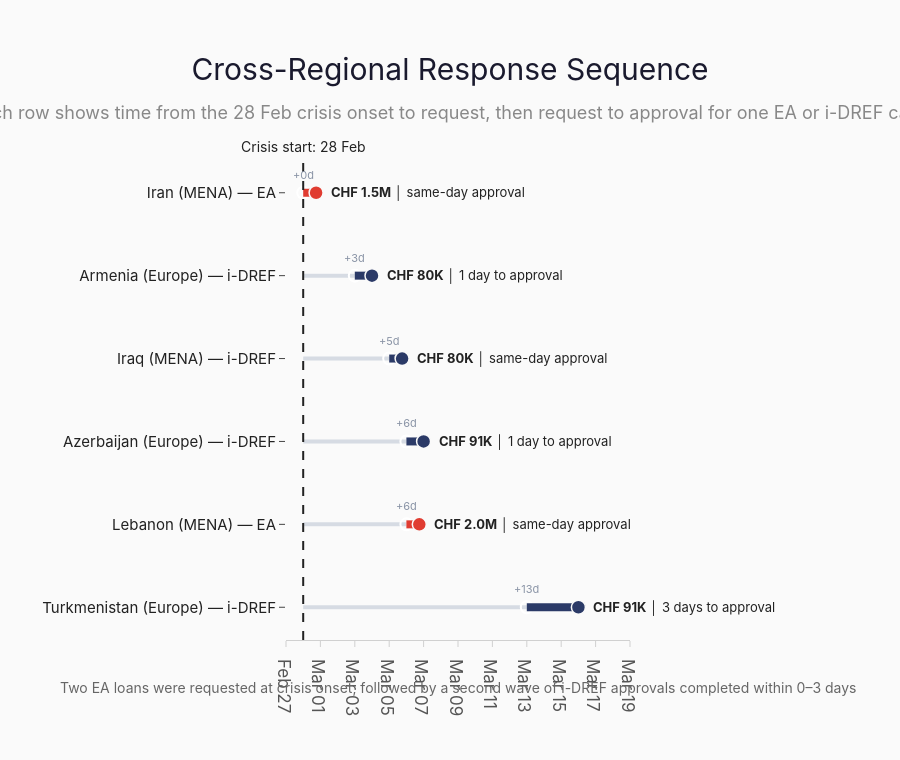

The code cell stored with this chart in its notebook:
### Markdown cell above
## Slide 10

This slide intentionally mixes `EA` and `i-DREF` because the narrative is about a cross-instrument emergency response sequence. The figure is exported as a timeline that can be paired with narrative bullets in PowerPoint.

### Code cell
# Slide 10: Cross-Regional Response Sequence
crisis_start = pd.Timestamp('2026-02-28')
countries = ['Iran', 'Lebanon', 'Armenia', 'Iraq', 'Azerbaijan', 'Turkmenistan']
slide10 = all_data[
    all_data['country'].isin(countries)
    & all_data['approval_year'].eq(2026)
    & all_data['appeal_type'].isin(['EA', 'i-DREF'])
].copy()
slide10 = slide10[[
    'country', 'region', 'appeal_type', 'allocation_type', 'disaster_definition',
    'total_approved_chf', 'date_of_appeal_request_from_ns', 'approval_date'
]].dropna(subset=['date_of_appeal_request_from_ns', 'approval_date'])
slide10['duration_days'] = (slide10['approval_date'] - slide10['date_of_appeal_request_from_ns']).dt.days
slide10['approval_display'] = slide10.apply(
    lambda row: row['approval_date'] + pd.Timedelta(hours=18) if row['duration_days'] == 0 else row['approval_date'],
    axis=1,
)
slide10['request_lag_days'] = (slide10['date_of_appeal_request_from_ns'] - crisis_start).dt.days
slide10['row_label'] = slide10['country'] + ' (' + slide10['region'] + ') — ' + slide10['appeal_type']
slide10 = slide10.sort_values(['date_of_appeal_request_from_ns', 'country']).reset_index(drop=True)
row_order = slide10['row_label'].tolist()


def duration_label(days: int) -> str:
    if days <= 0:
        return 'same-day approval'
    if days == 1:
        return '1 day to approval'
    return f'{days} days to approval'


pre_request_x, pre_request_y = [], []
for row in slide10.itertuples(index=False):
    pre_request_x.extend([crisis_start, row.date_of_appeal_request_from_ns, None])
    pre_request_y.extend([row.row_label, row.row_label, None])

fig = go.Figure()
fig.add_trace(
    go.Scatter(
        x=pre_request_x,
        y=pre_request_y,
        mode='lines',
        line={'color': '#D6DBE3', 'width': 4},
        hoverinfo='skip',
        showlegend=False,
    )
)
fig.add_trace(
    go.Scatter(
        x=slide10['date_of_appeal_request_from_ns'],
        y=slide10['row_label'],
        mode='markers',
        marker={
            'symbol': 'circle-open',
            'size': 12,
            'line': {'color': '#8A94A6', 'width': 2},
            'color': 'white',
        },
        hovertemplate='Request sent<br>%{y}<br>%{x|%d %b %Y}<extra></extra>',
        showlegend=False,
    )
)

for appeal_type, color in [('EA', IFRC_RED), ('i-DREF', NAVY)]:
    subset = slide10[slide10['appeal_type'] == appeal_type]
    if subset.empty:
        continue

    line_x, line_y = [], []
    for row in subset.itertuples(index=False):
        line_x.extend([row.date_of_appeal_request_from_ns, row.approval_display, None])
        line_y.extend([row.row_label, row.row_label, None])

    fig.add_trace(
        go.Scatter(
            x=line_x,
            y=line_y,
            mode='lines',
            line={'color': color, 'width': 8},
            hoverinfo='skip',
            showlegend=False,
        )
    )
    fig.add_trace(
        go.Scatter(
            x=subset['approval_display'],
            y=subset['row_label'],
            mode='markers',
            marker={
                'symbol': 'circle',
                'size': 14,
                'color': color,
                'line': {'color': FLR_PAPER, 'width': 1.5},
            },
            hovertemplate=f'{appeal_type} approved<br>%{{y}}<br>%{{x|%d %b %Y}}<extra></extra>',
            showlegend=False,
        )
    )

for row in slide10.itertuples(index=False):
    fig.add_annotation(
        x=row.date_of_appeal_request_from_ns,
        y=row.row_label,
        text=f'+{row.request_lag_days}d',
        showarrow=False,
        yshift=18,
        font={'size': 11, 'color': '#8A94A6', 'family': FLR_FONT},
    )
    fig.add_annotation(
        x=row.approval_display + pd.Timedelta(hours=18),
        y=row.row_label,
        text=f'<b>{human_chf(row.total_approved_chf)}</b> │ {duration_label(row.duration_days)}',
        showarrow=False,
        xanchor='left',
        font={'size': 13, 'color': INK, 'family': FLR_FONT},
    )

fig.add_vline(x=crisis_start, line_width=2, line_dash='dash', line_color=INK)
fig.add_annotation(
    x=crisis_start,
    y=1.05,
    xref='x',
    yref='paper',
    text='Crisis start: 28 Feb',
    showarrow=False,
    font={'size': 14, 'color': INK, 'family': FLR_FONT},
)
fig.add_annotation(
    x=0.5,
    y=-0.12,
    xref='paper',
    yref='paper',
    text='Two EA loans were requested at crisis onset, followed by a second wave of i-DREF approvals completed within 0–3 days',
    showarrow=False,
    font={'size': 14, 'color': '#666666', 'family': FLR_FONT},
)

fig.update_layout(
    **flr_layout(
        'Cross-Regional Response Sequence',
        subtitle='Each row shows time from the 28 Feb crisis onset to request, then request to approval for one EA or i-DREF case',
        height=760,
        margin_l=250,
        margin_r=270,
        margin_t=160,
        margin_b=120,
    ),
    xaxis={
        **flr_xaxis('', type='date', dtick=2 * 24 * 60 * 60 * 1000, tickformat='%b %d'),
        'range': [crisis_start - pd.Timedelta(days=1), slide10['approval_display'].max() + pd.Timedelta(days=3)],
    },
    yaxis={
        **flr_yaxis('', showgrid=False, categoryorder='array', categoryarray=row_order[::-1], tickfont={'size': 15, 'color': INK, 'family': FLR_FONT}),
    },
)

save_figure(fig, 'slide_10_response_timeline', width=1500, height=760)
fig

### Figure 1 — Plotly figure (JSON) as saved in the notebook; plotly's stock layout.template omitted (floating-point values rounded to 4 significant figures)
{"data": [{"hoverinfo": "skip", "line": {"color": "#D6DBE3", "width": 4}, "mode": "lines", "showlegend": false, "type": "scatter", "x": ["2026-02-28T00:00:00", "2026-02-28T00:00:00", null, "2026-02-28T00:00:00", "2026-03-03T00:00:00", null, "2026-02-28T00:00:00", "2026-03-05T00:00:00", null, "2026-02-28T00:00:00", "2026-03-06T00:00:00", null, "2026-02-28T00:00:00", "2026-03-06T00:00:00", null, "2026-02-28T00:00:00", "2026-03-13T00:00:00", null], "y": ["Iran (MENA) — EA", "Iran (MENA) — EA", null, "Armenia (Europe) — i-DREF", "Armenia (Europe) — i-DREF", null, "Iraq (MENA) — i-DREF", "Iraq (MENA) — i-DREF", null, "Azerbaijan (Europe) — i-DREF", "Azerbaijan (Europe) — i-DREF", null, "Lebanon (MENA) — EA", "Lebanon (MENA) — EA", null, "Turkmenistan (Europe) — i-DREF", "Turkmenistan (Europe) — i-DREF", null]}, {"hovertemplate": "Request sent<br>%{y}<br>%{x|%d %b %Y}<extra></extra>", "marker": {"color": "white", "line": {"color": "#8A94A6", "width": 2}, "size": 12, "symbol": "circle-open"}, "mode": "markers", "showlegend": false, "type": "scatter", "x": ["2026-02-28T00:00:00.000000", "2026-03-03T00:00:00.000000", "2026-03-05T00:00:00.000000", "2026-03-06T00:00:00.000000", "2026-03-06T00:00:00.000000", "2026-03-13T00:00:00.000000"], "y": ["Iran (MENA) — EA", "Armenia (Europe) — i-DREF", "Iraq (MENA) — i-DREF", "Azerbaijan (Europe) — i-DREF", "Lebanon (MENA) — EA", "Turkmenistan (Europe) — i-DREF"]}, {"hoverinfo": "skip", "line": {"color": "#E03C31", "width": 8}, "mode": "lines", "showlegend": false, "type": "scatter", "x": ["2026-02-28T00:00:00", "2026-02-28T18:00:00", null, "2026-03-06T00:00:00", "2026-03-06T18:00:00", null], "y": ["Iran (MENA) — EA", "Iran (MENA) — EA", null, "Lebanon (MENA) — EA", "Lebanon (MENA) — EA", null]}, {"hovertemplate": "EA approved<br>%{y}<br>%{x|%d %b %Y}<extra></extra>", "marker": {"color": "#E03C31", "line": {"color": "#fafafa", "width": 1.5}, "size": 14, "symbol": "circle"}, "mode": "markers", "showlegend": false, "type": "scatter", "x": ["2026-02-28T18:00:00.000000", "2026-03-06T18:00:00.000000"], "y": ["Iran (MENA) — EA", "Lebanon (MENA) — EA"]}, {"hoverinfo": "skip", "line": {"color": "#2B3A67", "width": 8}, "mode": "lines", "showlegend": false, "type": "scatter", "x": ["2026-03-03T00:00:00", "2026-03-04T00:00:00", null, "2026-03-05T00:00:00", "2026-03-05T18:00:00", null, "2026-03-06T00:00:00", "2026-03-07T00:00:00", null, "2026-03-13T00:00:00", "2026-03-16T00:00:00", null], "y": ["Armenia (Europe) — i-DREF", "Armenia (Europe) — i-DREF", null, "Iraq (MENA) — i-DREF", "Iraq (MENA) — i-DREF", null, "Azerbaijan (Europe) — i-DREF", "Azerbaijan (Europe) — i-DREF", null, "Turkmenistan (Europe) — i-DREF", "Turkmenistan (Europe) — i-DREF", null]}, {"hovertemplate": "i-DREF approved<br>%{y}<br>%{x|%d %b %Y}<extra></extra>", "marker": {"color": "#2B3A67", "line": {"color": "#fafafa", "width": 1.5}, "size": 14, "symbol": "circle"}, "mode": "markers", "showlegend": false, "type": "scatter", "x": ["2026-03-04T00:00:00.000000", "2026-03-05T18:00:00.000000", "2026-03-07T00:00:00.000000", "2026-03-16T00:00:00.000000"], "y": ["Armenia (Europe) — i-DREF", "Iraq (MENA) — i-DREF", "Azerbaijan (Europe) — i-DREF", "Turkmenistan (Europe) — i-DREF"]}], "layout": {"annotations": [{"font": {"color": "#8A94A6", "family": "Inter, Segoe UI, Helvetica Neue, Arial, sans-serif", "size": 11}, "showarrow": false, "text": "+0d", "x": "2026-02-28T00:00:00", "y": "Iran (MENA) — EA", "yshift": 18}, {"font": {"color": "#222222", "family": "Inter, Segoe UI, Helvetica Neue, Arial, sans-serif", "size": 13}, "showarrow": false, "text": "<b>CHF 1.5M</b> │ same-day approval", "x": "2026-03-01T12:00:00", "xanchor": "left", "y": "Iran (MENA) — EA"}, {"font": {"color": "#8A94A6", "family": "Inter, Segoe UI, Helvetica Neue, Arial, sans-serif", "size": 11}, "showarrow": false, "text": "+3d", "x": "2026-03-03T00:00:00", "y": "Armenia (Europe) — i-DREF", "yshift": 18}, {"font": {"color": "#222222", "family": "Inter, Segoe UI, Helvetica Neue, Arial, sans-serif", "size": 13}, "showarrow": false, "text": "<b>CHF 80K</b> │ 1 day to approval", "x": "2026-03-04T18:00:00", "xanchor": "left", "y": "Armenia (Europe) — i-DREF"}, {"font": {"color": "#8A94A6", "family": "Inter, Segoe UI, Helvetica Neue, Arial, sans-serif", "size": 11}, "showarrow": false, "text": "+5d", "x": "2026-03-05T00:00:00", "y": "Iraq (MENA) — i-DREF", "yshift": 18}, {"font": {"color": "#222222", "family": "Inter, Segoe UI, Helvetica Neue, Arial, sans-serif", "size": 13}, "showarrow": false, "text": "<b>CHF 80K</b> │ same-day approval", "x": "2026-03-06T12:00:00", "xanchor": "left", "y": "Iraq (MENA) — i-DREF"}, {"font": {"color": "#8A94A6", "family": "Inter, Segoe UI, Helvetica Neue, Arial, sans-serif", "size": 11}, "showarrow": false, "text": "+6d", "x": "2026-03-06T00:00:00", "y": "Azerbaijan (Europe) — i-DREF", "yshift": 18}, {"font": {"color": "#222222", "family": "Inter, Segoe UI, Helvetica Neue, Arial, sans-serif", "size": 13}, "showarrow": false, "text": "<b>CHF 91K</b> │ 1 day to approval", "x": "2026-03-07T18:00:00", "xanchor": "left", "y": "Azerbaijan (Europe) — i-DREF"}, {"font": {"color": "#8A94A6", "family": "Inter, Segoe UI, Helvetica Neue, Arial, sans-serif", "size": 11}, "showarrow": false, "text": "+6d", "x": "2026-03-06T00:00:00", "y": "Lebanon (MENA) — EA", "yshift": 18}, {"font": {"color": "#222222", "family": "Inter, Segoe UI, Helvetica Neue, Arial, sans-serif", "size": 13}, "showarrow": false, "text": "<b>CHF 2.0M</b> │ same-day approval", "x": "2026-03-07T12:00:00", "xanchor": "left", "y": "Lebanon (MENA) — EA"}, {"font": {"color": "#8A94A6", "family": "Inter, Segoe UI, Helvetica Neue, Arial, sans-serif", "size": 11}, "showarrow": false, "text": "+13d", "x": "2026-03-13T00:00:00", "y": "Turkmenistan (Europe) — i-DREF", "yshift": 18}, {"font": {"color": "#222222", "family": "Inter, Segoe UI, Helvetica Neue, Arial, sans-serif", "size": 13}, "showarrow": false, "text": "<b>CHF 91K</b> │ 3 days to approval", "x": "2026-03-16T18:00:00", "xanchor": "left", "y": "Turkmenistan (Europe) — i-DREF"}, {"font": {"color": "#222222", "family": "Inter, Segoe UI, Helvetica Neue, Arial, sans-serif", "size": 14}, "showarrow": false, "text": "Crisis start: 28 Feb", "x": "2026-02-28T00:00:00", "xref": "x", "y": 1.05, "yref": "paper"}, {"font": {"color": "#666666", "family": "Inter, Segoe UI, Helvetica Neue, Arial, sans-serif", "size": 14}, "showarrow": false, "text": "Two EA loans were requested at crisis onset, followed by a second wave of i-DREF approvals completed within 0–3 days", "x": 0.5, "xref": "paper", "y": -0.12, "yref": "paper"}], "font": {"color": "#444444", "family": "Inter, Segoe UI, Helvetica Neue, Arial, sans-serif", "size": 15}, "height": 760, "hoverlabel": {"bgcolor": "white", "bordercolor": "#ddd", "font": {"family": "Inter, Segoe UI, Helvetica Neue, Arial, sans-serif", "size": 14}}, "margin": {"b": 120, "l": 250, "r": 270, "t": 160}, "paper_bgcolor": "#fafafa", "plot_bgcolor": "#fafafa", "shapes": [{"line": {"color": "#222222", "dash": "dash", "width": 2}, "type": "line", "x0": "2026-02-28T00:00:00", "x1": "2026-02-28T00:00:00", "xref": "x", "y0": 0, "y1": 1, "yref": "y domain"}], "title": {"font": {"color": "#1a1a2e", "family": "Inter, Segoe UI Semibold, Inter, Segoe UI, Helvetica Neue, Arial, sans-serif", "size": 30}, "pad": {"b": 18}, "text": "Cross-Regional Response Sequence<br><span style=\"font-size:18px;color:#888;\">Each row shows time from the 28 Feb crisis onset to request, then request to approval for one EA or i-DREF case</span>", "x": 0.5, "xanchor": "center"}, "xaxis": {"automargin": true, "dtick": 172800000, "linecolor": "#d0d0d0", "linewidth": 1, "range": ["2026-02-27T00:00:00", "2026-03-19T00:00:00"], "showgrid": false, "showline": true, "tickcolor": "#d0d0d0", "tickfont": {"color": "#555555", "family": "Inter, Segoe UI, Helvetica Neue, Arial, sans-serif", "size": 17}, "tickformat": "%b %d", "ticklen": 6, "ticks": "outside", "tickwidth": 1, "title": {"font": {"color": "#333333", "family": "Inter, Segoe UI, Helvetica Neue, Arial, sans-serif", "size": 20}, "standoff": 16, "text": ""}, "type": "date", "zeroline": false}, "yaxis": {"automargin": true, "categoryarray": ["Turkmenistan (Europe) — i-DREF", "Lebanon (MENA) — EA", "Azerbaijan (Europe) — i-DREF", "Iraq (MENA) — i-DREF", "Armenia (Europe) — i-DREF", "Iran (MENA) — EA"], "categoryorder": "array", "gridcolor": "#e8e8e8", "gridwidth": 0.7, "showgrid": false, "showline": false, "tickfont": {"color": "#222222", "family": "Inter, Segoe UI, Helvetica Neue, Arial, sans-serif", "size": 15}, "ticklen": 6, "ticks": "outside", "tickwidth": 1, "title": {"font": {"color": "#333333", "family": "Inter, Segoe UI, Helvetica Neue, Arial, sans-serif", "size": 20}, "standoff": 16, "text": ""}, "zeroline": false}}}
